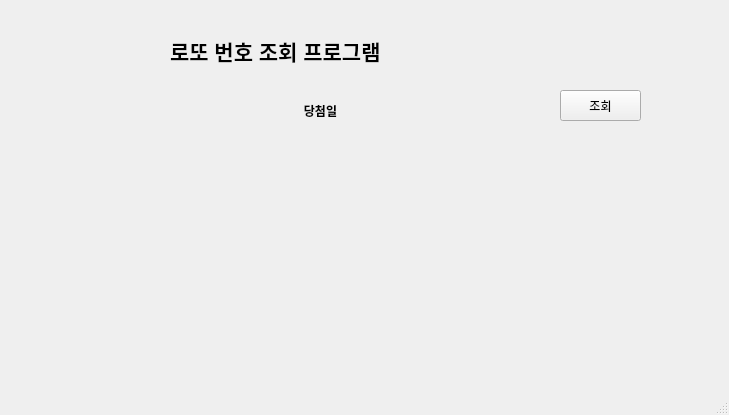
<?xml version="1.0" encoding="UTF-8"?>
<ui version="4.0">
 <class>MainWindow</class>
 <widget class="QMainWindow" name="MainWindow">
  <property name="geometry">
   <rect>
    <x>0</x>
    <y>0</y>
    <width>729</width>
    <height>415</height>
   </rect>
  </property>
  <property name="windowTitle">
   <string>MainWindow</string>
  </property>
  <widget class="QWidget" name="centralwidget">
   <widget class="QLabel" name="label">
    <property name="geometry">
     <rect>
      <x>170</x>
      <y>10</y>
      <width>311</width>
      <height>81</height>
     </rect>
    </property>
    <property name="font">
     <font>
      <pointsize>16</pointsize>
      <weight>75</weight>
      <bold>true</bold>
     </font>
    </property>
    <property name="text">
     <string>로또 번호 조회 프로그램</string>
    </property>
   </widget>
   <widget class="QLabel" name="date_label">
    <property name="geometry">
     <rect>
      <x>210</x>
      <y>90</y>
      <width>221</width>
      <height>41</height>
     </rect>
    </property>
    <property name="font">
     <font>
      <weight>75</weight>
      <bold>true</bold>
     </font>
    </property>
    <property name="text">
     <string>당첨일</string>
    </property>
    <property name="alignment">
     <set>Qt::AlignCenter</set>
    </property>
   </widget>
   <widget class="QLabel" name="num1">
    <property name="geometry">
     <rect>
      <x>70</x>
      <y>150</y>
      <width>51</width>
      <height>81</height>
     </rect>
    </property>
    <property name="font">
     <font>
      <family>Arial</family>
      <pointsize>22</pointsize>
      <weight>75</weight>
      <bold>true</bold>
     </font>
    </property>
    <property name="text">
     <string/>
    </property>
    <property name="alignment">
     <set>Qt::AlignLeading|Qt::AlignLeft|Qt::AlignVCenter</set>
    </property>
   </widget>
   <widget class="QLabel" name="num2">
    <property name="geometry">
     <rect>
      <x>160</x>
      <y>150</y>
      <width>51</width>
      <height>81</height>
     </rect>
    </property>
    <property name="font">
     <font>
      <family>Arial</family>
      <pointsize>22</pointsize>
      <weight>75</weight>
      <bold>true</bold>
     </font>
    </property>
    <property name="text">
     <string/>
    </property>
    <property name="alignment">
     <set>Qt::AlignLeading|Qt::AlignLeft|Qt::AlignVCenter</set>
    </property>
   </widget>
   <widget class="QLabel" name="num3">
    <property name="geometry">
     <rect>
      <x>250</x>
      <y>150</y>
      <width>51</width>
      <height>81</height>
     </rect>
    </property>
    <property name="font">
     <font>
      <family>Arial</family>
      <pointsize>22</pointsize>
      <weight>75</weight>
      <bold>true</bold>
     </font>
    </property>
    <property name="text">
     <string/>
    </property>
    <property name="alignment">
     <set>Qt::AlignLeading|Qt::AlignLeft|Qt::AlignVCenter</set>
    </property>
   </widget>
   <widget class="QLabel" name="num4">
    <property name="geometry">
     <rect>
      <x>340</x>
      <y>150</y>
      <width>51</width>
      <height>81</height>
     </rect>
    </property>
    <property name="font">
     <font>
      <family>Arial</family>
      <pointsize>22</pointsize>
      <weight>75</weight>
      <bold>true</bold>
     </font>
    </property>
    <property name="text">
     <string/>
    </property>
    <property name="alignment">
     <set>Qt::AlignLeading|Qt::AlignLeft|Qt::AlignVCenter</set>
    </property>
   </widget>
   <widget class="QLabel" name="num5">
    <property name="geometry">
     <rect>
      <x>430</x>
      <y>150</y>
      <width>51</width>
      <height>81</height>
     </rect>
    </property>
    <property name="font">
     <font>
      <family>Arial</family>
      <pointsize>22</pointsize>
      <weight>75</weight>
      <bold>true</bold>
     </font>
    </property>
    <property name="text">
     <string/>
    </property>
    <property name="alignment">
     <set>Qt::AlignLeading|Qt::AlignLeft|Qt::AlignVCenter</set>
    </property>
   </widget>
   <widget class="QLabel" name="num6">
    <property name="geometry">
     <rect>
      <x>510</x>
      <y>150</y>
      <width>51</width>
      <height>81</height>
     </rect>
    </property>
    <property name="font">
     <font>
      <family>Arial</family>
      <pointsize>22</pointsize>
      <weight>75</weight>
      <bold>true</bold>
     </font>
    </property>
    <property name="text">
     <string/>
    </property>
    <property name="alignment">
     <set>Qt::AlignLeading|Qt::AlignLeft|Qt::AlignVCenter</set>
    </property>
   </widget>
   <widget class="QLabel" name="num7">
    <property name="geometry">
     <rect>
      <x>600</x>
      <y>150</y>
      <width>51</width>
      <height>81</height>
     </rect>
    </property>
    <property name="font">
     <font>
      <family>Arial</family>
      <pointsize>22</pointsize>
      <weight>75</weight>
      <bold>true</bold>
     </font>
    </property>
    <property name="text">
     <string/>
    </property>
    <property name="alignment">
     <set>Qt::AlignLeading|Qt::AlignLeft|Qt::AlignVCenter</set>
    </property>
   </widget>
   <widget class="QPushButton" name="pushButton">
    <property name="geometry">
     <rect>
      <x>560</x>
      <y>90</y>
      <width>81</width>
      <height>31</height>
     </rect>
    </property>
    <property name="text">
     <string>조회</string>
    </property>
   </widget>
  </widget>
  <widget class="QMenuBar" name="menubar">
   <property name="geometry">
    <rect>
     <x>0</x>
     <y>0</y>
     <width>729</width>
     <height>21</height>
    </rect>
   </property>
  </widget>
  <widget class="QStatusBar" name="statusbar"/>
 </widget>
 <resources/>
 <connections/>
</ui>
